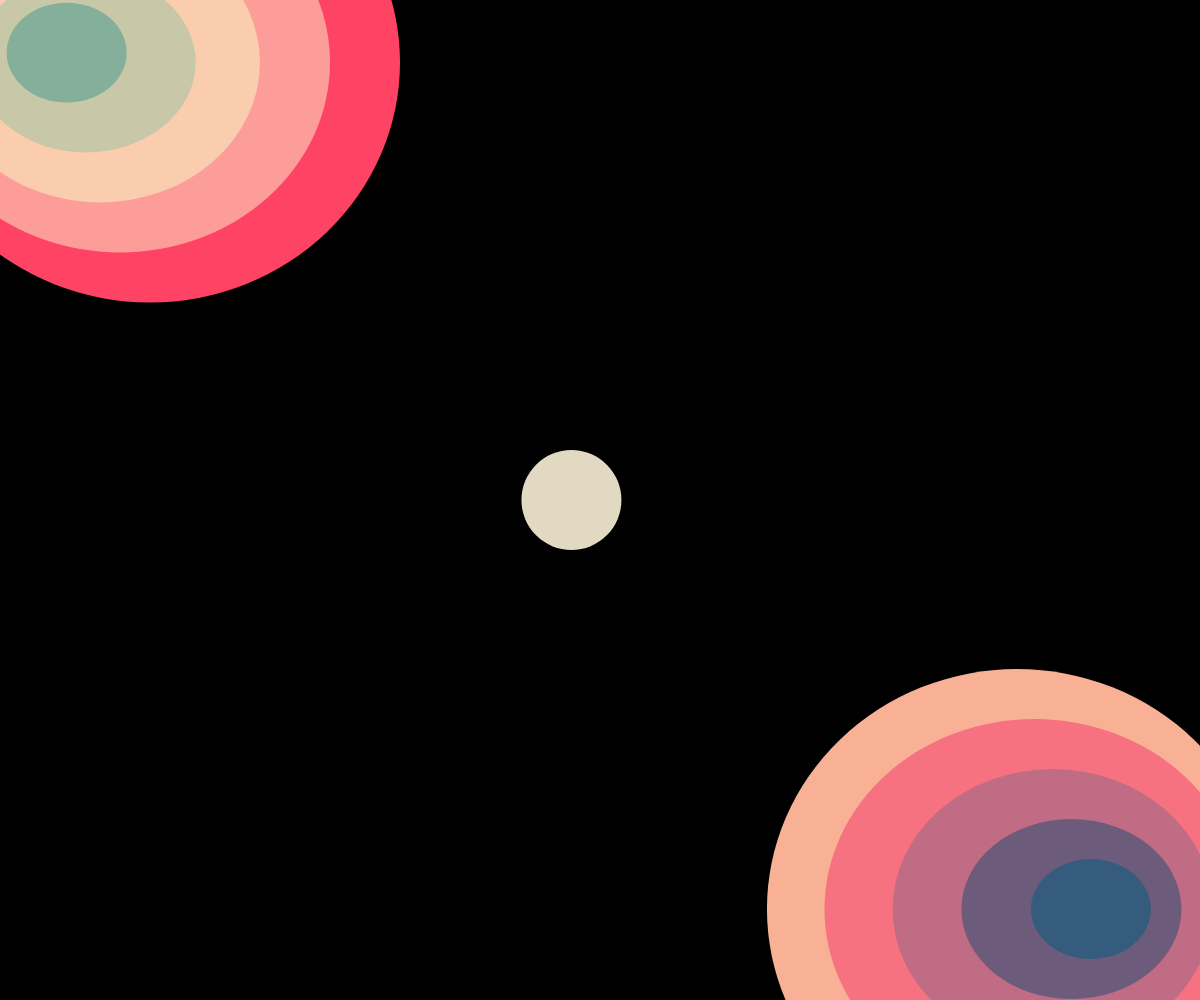
Frame 1 (no input)
Frame 60 (no input): identical to frame 1, image omitted
Frame 120 (the mouse pressed at the canvas centre since frame 60): identical to frame 1, image omitted

The p5.js sketch that drew this single still picture (run headless with seeded random() and noise() and a simulated clock; from frame 60 on, the mouse is pressed at the canvas centre):

// p5.js sketch
// ── sketch.js
function setup() {
createCanvas(windowWidth, windowHeight);
background(0);
fill(254,67,101);
noStroke();
ellipse(width/8, height/16, 500,480);
fill(252,157,154);
noStroke();
ellipse(width/10, height/16, 420,380);
fill(249,205,173);
noStroke();
ellipse(width/12, height/16, 320,280);
fill(200,200,169);
noStroke();
ellipse(width/14, height/16, 220,180);
fill(131,175,155);
noStroke();
ellipse(width/18, height/19, 120,100);
fill(248,177,149);
noStroke();
ellipse(width/1.18, height/1.1, 500,480);
fill(246,114,128);
noStroke();
ellipse(width/1.16, height/1.1, 420,380);
fill(192,108,132);
noStroke();
ellipse(width/1.14, height/1.1, 320,280);
fill(108,91,123);
noStroke();
ellipse(width/1.12, height/1.1, 220,180);
fill(53,92,125);
noStroke();
ellipse(width/1.1, height/1.1, 120,100);
fill(226,217,194);
noStroke();
ellipse(width/2.1, height/2, 100,100);
}

function draw() {

}
